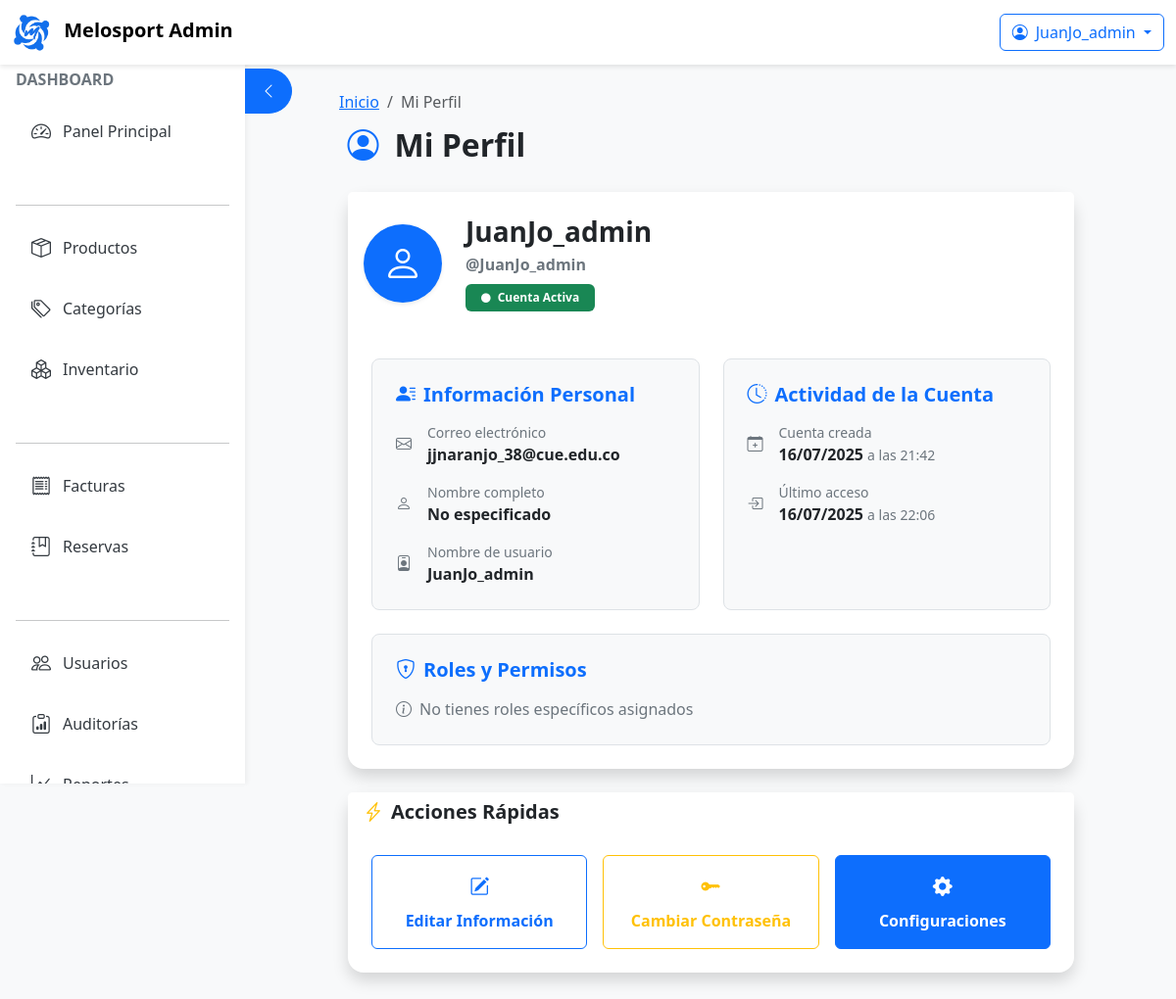
Page /backoffice/perfil/ (signed in) on the committed database.
### apps/users/models.py (models this page shows, shortened)
class User(AbstractUser):
    roles = models.ManyToManyField("Role", blank=True)
    phone = models.CharField(max_length=20, blank=True)
    is_active = models.BooleanField(default=True)
    last_access = models.DateTimeField(null=True, blank=True)
    current_login = models.DateTimeField(null=True, blank=True)
    groups = models.ManyToManyField(
        'auth.Group',
        verbose_name='groups',
        blank=True,
        help_text='The groups this user belongs to.',
        related_name="melo_user_groups",
        related_query_name="user",
    )
    user_permissions = models.ManyToManyField(
        'auth.Permission',
        verbose_name='user permissions',
        blank=True,
        help_text='Specific permissions for this user.',
        related_name="melo_user_permissions",
        related_query_name="user",
    )
    class Meta:
        verbose_name = "Usuario"
        verbose_name_plural = "Usuarios"

### apps/backoffice/views.py (the view)
# urls.py: path("perfil/", views.perfil_view, name="perfil"),
@login_required(login_url="/backoffice/login/")
def perfil_view(request):
    return render(request, "perfil/perfil.html")

### apps/backoffice/templatetags/breadcrumbs.py (called while the page is built)
@register.inclusion_tag("partials/breadcrumb.html", takes_context=True)
def breadcrumb(context, *args):
    items = []
    for raw in args:
        raw = str(raw)
        label, sep, rest = raw.partition("|")
        label = label.strip()
        url = None
        if rest:
            spec = rest.strip()
            url = _resolve_url_from_spec(spec, context)
            if not url and not spec.startswith("backoffice:"):
                url = _resolve_url_from_spec(f"backoffice:{spec}", context)
        items.append({"label": label, "url": url})
    return {"items": items}

### apps/users/models.py (called while the page is built, shortened)
    @classmethod
    def _to_jsonable(cls, value):
        if value is None or isinstance(value, (str, int, float, bool)):
            return value
        if isinstance(value, dict):
            return {str(k): cls._to_jsonable(v) for k, v in value.items()}

    @classmethod
    def _mask_sensitive(cls, payload):
        if isinstance(payload, dict):
            out = {}
            for k, v in payload.items():
                lk = str(k).lower()
                if any(s in lk for s in cls.SENSITIVE_KEYS):
                    out[k] = "***"
                else:
                    out[k] = cls._mask_sensitive(v)
            return out
        if isinstance(payload, list):
            return [cls._mask_sensitive(v) for v in payload]
        return payload

### apps/backoffice/templates/perfil/perfil.html (shortened to what this page needs)
{% extends "backoffice/base_backoffice.html" %}
{% load breadcrumbs %}
{% block breadcrumb %}
  {% breadcrumb "Mi Perfil" %}
{% endblock %}
{% block content %}
<div class="container-fluid">
  <div class="row justify-content-center">
    <div class="col-lg-10">
      <div class="d-flex align-items-center mb-4">
        <i class="bi bi-person-circle text-primary me-3" style="font-size: 2rem;"></i>
        <h2 class="fw-bold mb-0">Mi Perfil</h2>
      </div>
      <div class="card shadow border-0 rounded-4 mb-4">
        <div class="card-header bg-white border-0 py-4">
          <div class="row align-items-center">
            <div class="col-auto">
              <div class="bg-primary rounded-circle d-flex align-items-center justify-content-center shadow-sm" style="width: 80px; height: 80px;">
                <i class="bi bi-person text-white" style="font-size: 2.5rem;"></i>
              </div>
            </div>
            <div class="col">
              <h3 class="fw-bold mb-1">{{ request.user.get_full_name|default:request.user.username }}</h3>
              <p class="text-muted mb-2">@{{ request.user.username }}</p>
              <span class="badge {% if request.user.is_active %}bg-success{% else %}bg-danger{% endif %} px-3 py-2">
                <i class="bi bi-circle-fill me-1" style="font-size: 0.6rem;"></i>
                {% if request.user.is_active %}Cuenta Activa{% else %}Cuenta Inactiva{% endif %}
              </span>
            </div>
          </div>
        </div>
        <div class="card-body p-4">
          <div class="row g-4">
            <div class="col-lg-6">
              <div class="h-100 p-4 bg-light rounded-3 border">
                <h5 class="fw-bold text-primary mb-3">
                  <i class="bi bi-person-lines-fill me-2"></i>Información Personal
                </h5>
                <div class="row g-3">
                  <div class="col-12">
                    <div class="d-flex align-items-center">
                      <i class="bi bi-envelope text-muted me-3"></i>
                      <div>
                        <small class="text-muted d-block">Correo electrónico</small>
                        <span class="fw-semibold">{{ request.user.email|default:"No especificado" }}</span>
                      </div>
                    </div>
                  </div>
                  <div class="col-12">
                    <div class="d-flex align-items-center">
                      <i class="bi bi-person text-muted me-3"></i>
                      <div>
                        <small class="text-muted d-block">Nombre completo</small>
                        <span class="fw-semibold">{{ request.user.get_full_name|default:"No especificado" }}</span>
                      </div>
                    </div>
                  </div>
                  <div class="col-12">
                    <div class="d-flex align-items-center">
                      <i class="bi bi-person-badge text-muted me-3"></i>
                      <div>
                        <small class="text-muted d-block">Nombre de usuario</small>
                        <span class="fw-semibold">{{ request.user.username }}</span>
                      </div>
                    </div>
                  </div>
                </div>
              </div>
            </div>
            <div class="col-lg-6">
              <div class="h-100 p-4 bg-light rounded-3 border">
                <h5 class="fw-bold text-primary mb-3">
                  <i class="bi bi-clock-history me-2"></i>Actividad de la Cuenta
                </h5>
                <div class="row g-3">
                  <div class="col-12">
                    <div class="d-flex align-items-center">
                      <i class="bi bi-calendar-plus text-muted me-3"></i>
                      <div>
                        <small class="text-muted d-block">Cuenta creada</small>
                        <span class="fw-semibold">{{ request.user.date_joined|date:"d/m/Y" }}</span>
                        <small class="text-muted">a las {{ request.user.date_joined|time:"H:i" }}</small>
                      </div>
                    </div>
                  </div>
                  <div class="col-12">
                    <div class="d-flex align-items-center">
                      <i class="bi bi-box-arrow-in-right text-muted me-3"></i>
                      <div>
                        <small class="text-muted d-block">Último acceso</small>
                        {% if request.user.last_login %}
                          <span class="fw-semibold">{{ request.user.last_login|date:"d/m/Y" }}</span>
                          <small class="text-muted">a las {{ request.user.last_login|time:"H:i" }}</small>
                        {% else %}
                          <span class="fw-semibold text-muted">Nunca</span>
                        {% endif %}
                      </div>
                    </div>
                  </div>
                </div>
              </div>
            </div>
            <div class="col-12">
              <div class="p-4 bg-light rounded-3 border">
                <h5 class="fw-bold text-primary mb-3">
                  <i class="bi bi-shield-lock me-2"></i>Roles y Permisos
                </h5>
                {% if request.user.groups.all %}
                  <div class="d-flex flex-wrap gap-2">
                    {% for group in request.user.groups.all %}
                      <span class="badge bg-secondary fs-6 px-3 py-2">
                        <i class="bi bi-people-fill me-1"></i>{{ group.name }}
                      </span>
                    {% endfor %}
                  </div>
                {% else %}
                  <p class="text-muted mb-0">
                    <i class="bi bi-info-circle me-2"></i>No tienes roles específicos asignados
                  </p>
                {% endif %}
              </div>
            </div>
          </div>
        </div>
      </div>
      <div class="card shadow border-0 rounded-4">
        <div class="card-header bg-white border-0">
          <h5 class="fw-bold mb-0">
            <i class="bi bi-lightning-charge text-warning me-2"></i>Acciones Rápidas
          </h5>
        </div>
        <div class="card-body p-4">
          <div class="row g-3">
            <div class="col-md-4">
              <a href="{% url 'backoffice:users:actualizar_informacion_personal' %}" class="btn btn-outline-primary w-100 py-3">
                <i class="bi bi-pencil-square fs-5 d-block mb-2"></i>
                <span class="fw-semibold">Editar Información</span>
              </a>
            </div>
            <div class="col-md-4">
              <a href="{% url 'backoffice:cambiar_password' %}" class="btn btn-outline-warning w-100 py-3">
                <i class="bi bi-key-fill fs-5 d-block mb-2"></i>
                <span class="fw-semibold">Cambiar Contraseña</span>
              </a>
            </div>
            <div class="col-md-4">
              <a href="{% url 'backoffice:configuraciones' %}" class="btn btn-primary w-100 py-3">
                <i class="bi bi-gear-fill fs-5 d-block mb-2"></i>
                <span class="fw-semibold">Configuraciones</span>
              </a>
            </div>
          </div>
        </div>
      </div>
    </div>
  </div>
</div>
{% endblock %}

### apps/backoffice/templates/backoffice/base_backoffice.html (shortened to what this page needs)
<!DOCTYPE html>
<html lang="es">
<head>
    <link href="https://cdn.jsdelivr.net/npm/bootstrap@5.3.0-alpha1/dist/css/bootstrap.min.css" rel="stylesheet">
    <link rel="stylesheet" href="https://cdn.jsdelivr.net/npm/bootstrap-icons@1.11.1/font/bootstrap-icons.css">
    {% load static %}
    <link rel="stylesheet" href="{% static 'css/styles_inventario.css' %}">
</head>
<body>
<nav class="navbar navbar-expand-lg navbar-light fixed-top" role="navigation" aria-label="Navegación principal">
    <div class="container-fluid">
        <a class="navbar-brand fw-bold" href="{% url 'backoffice:dashboard' %}" aria-label="Ir al inicio">
            <img src="{% static 'img/Logo sin fondo azul.png' %}" alt="Melosport Logo" height="40" class="me-2">
            Melosport Admin
        </a>
        <div class="d-flex align-items-center">
            {% if user.is_authenticated %}
            <div class="dropdown">
                <button class="btn btn-outline-primary dropdown-toggle" type="button" id="userDropdown"
                        data-bs-toggle="dropdown" aria-expanded="false">
                    <i class="bi bi-person-circle me-2"></i>{{ user.username }}
                </button>
            </div>
            {% endif %}
        </div>
    </div>
</nav>
    <button class="btn btn-primary sidebar-toggle" type="button" aria-label="Alternar menú lateral" id="sidebarToggle">
        <i class="bi bi-chevron-left" id="toggleIcon"></i>
    </button>
    <nav class="sidebar" role="navigation" aria-label="Menú lateral de administración">
      <div class="d-flex flex-column h-100">
        <div class="mb-4">
          <h6 class="text-muted text-uppercase fw-bold mb-3">Dashboard</h6>
          <a href="{% url 'backoffice:dashboard' %}"
             class="sidebar-link {% if request.resolver_match.url_name == 'dashboard' %}active{% endif %}">
            <i class="bi bi-speedometer2"></i> Panel Principal
          </a>
        </div>
        <div class="mb-4">
          <hr>
          {% if perms.products.view_product %}
          <a href="{% url 'backoffice:products:product_list' %}"
             class="sidebar-link {% if request.resolver_match.url_name == 'product_list' %}active{% endif %}">
            <i class="bi bi-box-seam"></i> Productos
          </a>
          {% endif %}
          {% if perms.categories.view_category %}
          <a href="{% url 'backoffice:categories:home' %}"
             class="sidebar-link {% if request.resolver_match.url_name == 'home' %}active{% endif %}">
            <i class="bi bi-tags"></i> Categorías
          </a>
          {% endif %}
          {% if perms.products.view_inventorymovement %}
          <a href="{% url 'backoffice:products:inventory:index' %}"
             class="sidebar-link {% if request.resolver_match.url_name == 'index' %}active{% endif %}">
            <i class="bi bi-boxes"></i> Inventario
          </a>
          {% endif %}
        </div>
        <div class="mb-4">
          <hr>
          {% if perms.billing.view_invoice %}
          <a href="{% url 'backoffice:billing:invoice_list' %}"
             class="sidebar-link {% if request.resolver_match.url_name == 'invoice_list' %}active{% endif %}">
            <i class="bi bi-receipt"></i> Facturas
          </a>
          {% endif %}
          {% if perms.billing.view_reservation %}
          <a href="{% url 'backoffice:billing:reservation_list' %}"
             class="sidebar-link {% if request.resolver_match.url_name == 'reservation_list' %}active{% endif %}">
            <i class="bi bi-journal-bookmark"></i> Reservas
          </a>
          {% endif %}
        </div>
        <div class="mb-4">
          <hr>
          {% if perms.auth.view_user %}
          <a href="{% url 'backoffice:users:list' %}"
            class="sidebar-link {% if request.resolver_match.url_name == 'list' %}active{% endif %}">
            <i class="bi bi-people"></i> Usuarios
          </a>
          {% endif %}
          {% if perms.users.view_auditlog %}
          <a href="{% url 'backoffice:users:auditlog_list' %}"
             class="sidebar-link {% if request.resolver_match.url_name == 'auditlog_list' %}active{% endif %}">
            <i class="bi bi-clipboard-data"></i> Auditorías
          </a>
          {% endif %}
          {% if perms.reports.view_report %}
          <a href="{% url 'backoffice:reports:definition_list' %}"
             class="sidebar-link {% if request.resolver_match.url_name == 'definition_list' %}active{% endif %}">
            <i class="bi bi-graph-up"></i> Reportes
          </a>
          {% endif %}
        </div>
      </div>
    </nav>
<main class="main-content px-3" role="main">
  {% block breadcrumb %}
    {% load breadcrumbs %}
  {% endblock %}
  {% block content %}{% endblock %}
</main>
</body>
</html>

### apps/backoffice/static/css/styles_inventario.css (style rules this page uses)
:root { --primary-color: #0d6efd; --primary-dark: #0a58ca; --accent-color: #fd7e14; --light-bg: #f8f9fa; --text-dark: #343a40; --border-radius: 10px; --transition-speed: 0.2s; }
body { background-color: var(--light-bg); padding-top: 56px; min-height: 100vh; display: flex; flex-direction: column; overflow-x: hidden; }
.sidebar { background-color: white; height: calc(100vh - 56px); position: fixed; width: 250px; padding: 1rem; box-shadow: 2px 0 5px rgba(0,0,0,0.05); z-index: 100; overflow-y: auto; transition: transform var(--transition-speed) ease; }
.main-content { margin-left: 250px; padding: 1.5rem; flex: 1; transition: margin var(--transition-speed) ease; }
.sidebar-toggle { position: fixed; left: 250px; top: 70px; z-index: 101; border-radius: 0 50% 50% 0; padding: 10px 15px; transition: left var(--transition-speed) ease; }
.navbar { background-color: white; box-shadow: 0 2px 5px rgba(0,0,0,0.1); }
.card { border-radius: var(--border-radius); box-shadow: 0 4px 8px rgba(0,0,0,0.05); border: none; margin-bottom: 1.5rem; }
.card-header { background-color: white; border-bottom: 1px solid rgba(0,0,0,0.125); font-weight: 600; }
.btn-primary { background-color: var(--primary-color); border-color: var(--primary-color); }
.sidebar-link { display: flex; align-items: center; padding: 0.75rem 1rem; color: var(--text-dark); text-decoration: none; border-radius: var(--border-radius); margin-bottom: 0.5rem; transition: all var(--transition-speed); }
.sidebar-link i { margin-right: 0.75rem; font-size: 1.25rem; }
.card, .btn, .alert, .table, .modal { animation-duration: 0.3s !important; transition-duration: 0.2s !important; }
.card, .sidebar, .main-content { will-change: transform; backface-visibility: hidden; }
.text-muted { color: #6c757d !important; }

### rows in the picture
User: username "JuanJo_admin", user.get_full_name "JuanJo_admin", user.username "JuanJo_admin", user.email "jjnaranjo_38@cue.edu.co", user.get_full_name "No especificado", user.date_joined "16/07/2025", user.date_joined "21:42", user.last_login "16/07/2025", user.last_login "22:06"

### other values in the picture
{{ it.label }} "Mi Perfil"
